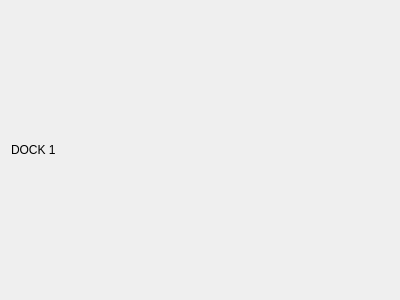
<?xml version="1.0" encoding="UTF-8"?>
<ui version="4.0">
 <class>Form</class>
 <widget class="QWidget" name="Form">
  <property name="geometry">
   <rect>
    <x>0</x>
    <y>0</y>
    <width>400</width>
    <height>300</height>
   </rect>
  </property>
  <property name="windowTitle">
   <string>DOCK1</string>
  </property>
  <layout class="QVBoxLayout" name="verticalLayout">
   <item>
    <widget class="QLabel" name="label">
     <property name="text">
      <string>DOCK 1</string>
     </property>
    </widget>
   </item>
  </layout>
 </widget>
 <resources/>
 <connections/>
</ui>
